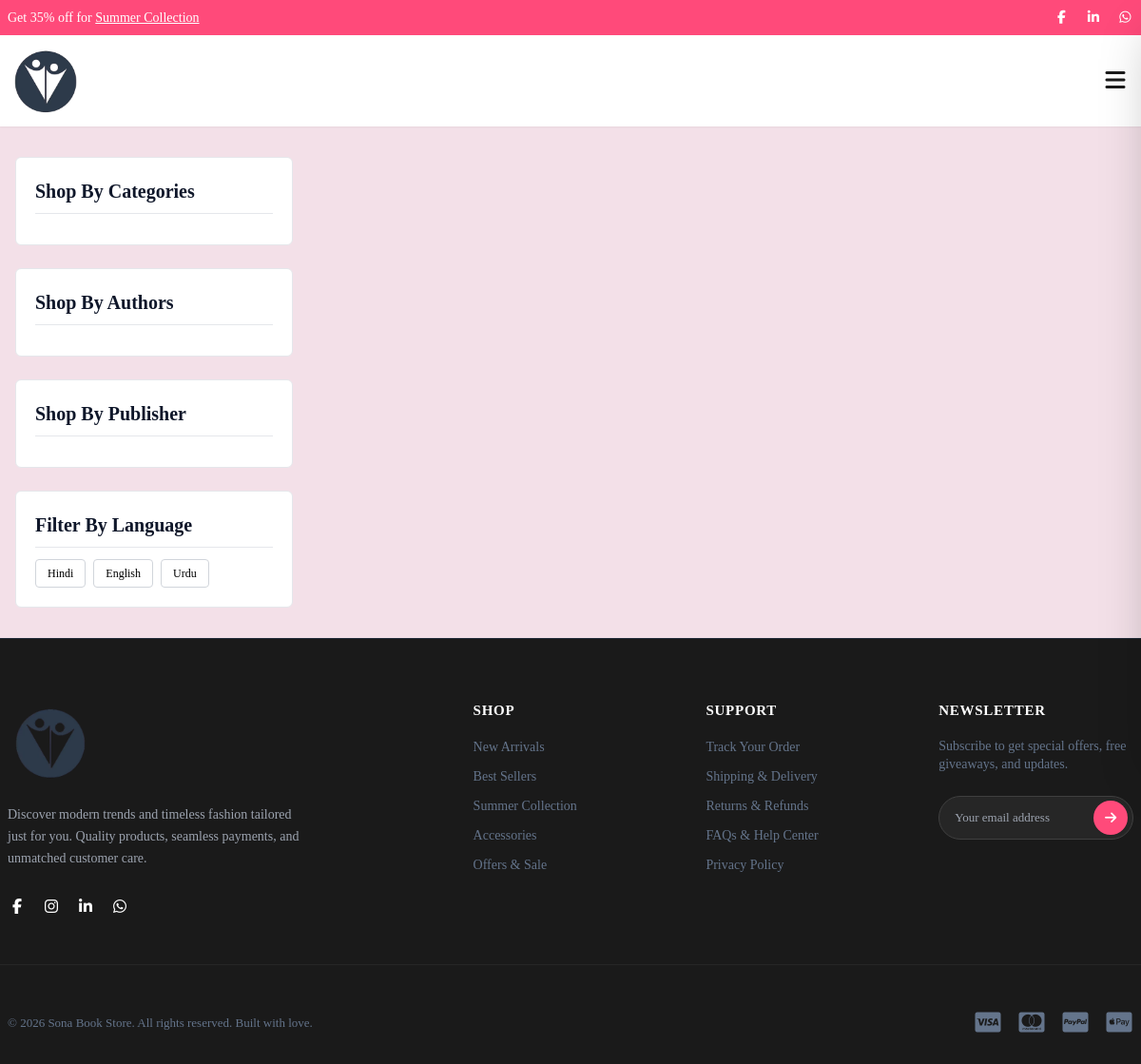
The page /product/product-listing/ on the database as committed earlier.
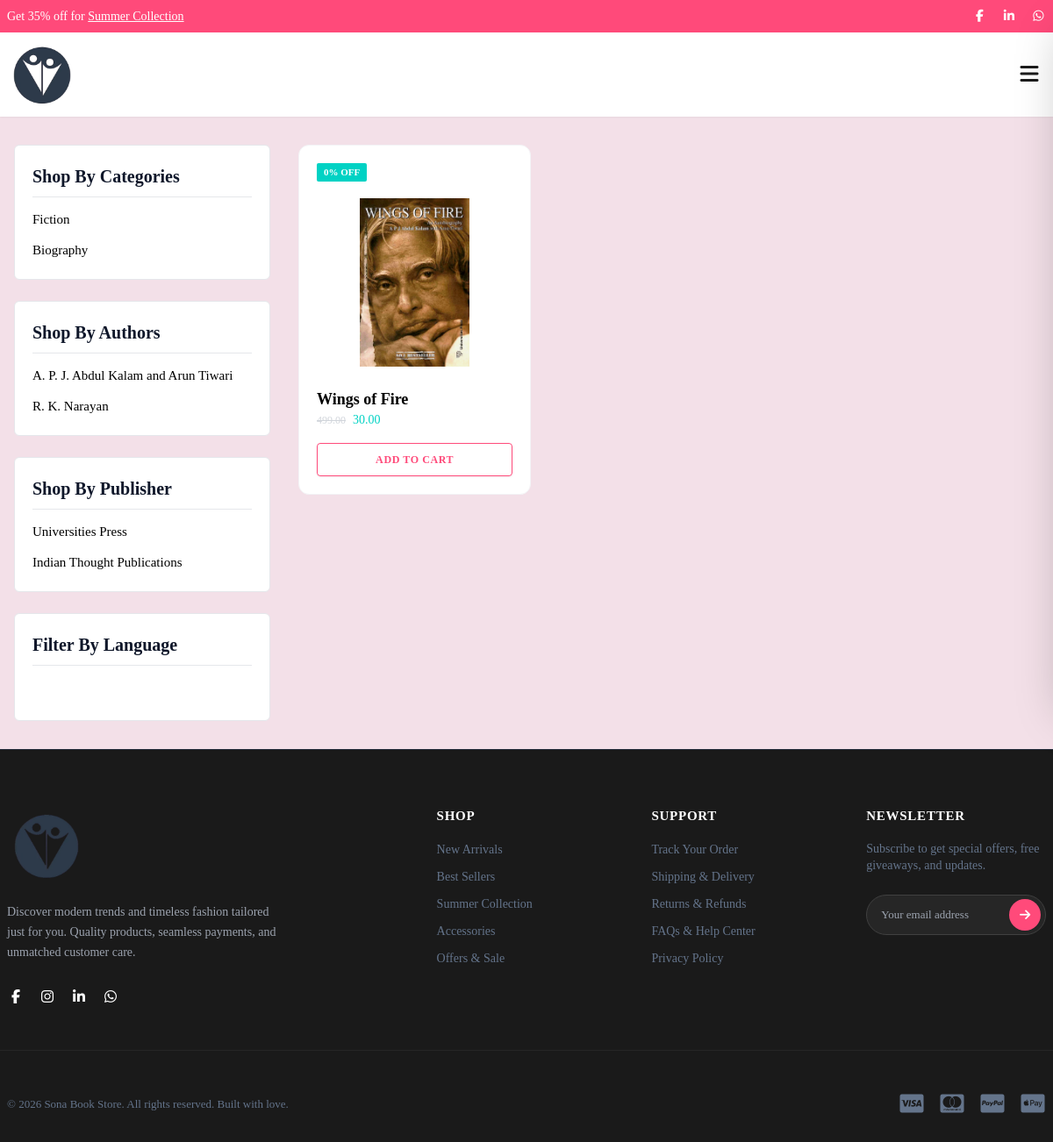
The same page on the database as committed later.
### product/models.py (models this page shows, shortened)
class Book(models.Model):
    title = models.CharField(max_length=200)
    slug = models.SlugField(max_length=120, unique=True, blank=True)
    authors = models.ManyToManyField(Author, related_name='books')
    publisher = models.ForeignKey(Publisher, on_delete=models.PROTECT, related_name='books')
    categories = models.ManyToManyField(Category, related_name='books')
    price = models.DecimalField(max_digits=10, decimal_places=2)
    discount_price = models.DecimalField(max_digits=10, decimal_places=2)
    discount_percentage = models.PositiveIntegerField(default=0)
    stock= models.CharField(max_length=50, choices=Stock.choices, default=Stock.IN_STOCK)  # will add business logic so now manually select stock
    cover_image= models.ImageField(upload_to='books_cover_image/')
    isbn = models.CharField(max_length=13, unique=True, blank=True)
    page_count = models.PositiveIntegerField()
    language = models.CharField(max_length=50, choices=Language.choices, default=Language.HINDI)
    description = models.TextField()
    publication_date = models.DateField(auto_now_add=False)
    is_active = models.BooleanField(default=True)
    created_at = models.DateTimeField(auto_now_add=True)
    updated_at = models.DateTimeField(auto_now=True)
    class Meta:
        db_table = "books"

class Category(models.Model):
    name = models.CharField(max_length=100, unique=True)
    cover_image= models.ImageField(upload_to='category_image/')
    slug = models.SlugField(max_length=120, unique=True, blank=True)
    description = models.TextField(blank=True, null=True)
    class Meta:
        db_table = "book_categories"
        verbose_name_plural = "Categories"

class Author(models.Model):
    name = models.CharField(max_length=50)
    cover_image= models.ImageField(upload_to='author_profile/')
    slug = models.SlugField(max_length=120, unique=True, blank=True)
    class Meta:
        db_table = "book_authors"

class Publisher(models.Model):
    name = models.CharField(max_length=50)
    publication_date = models.DateField()
    slug = models.SlugField(max_length=120, unique=True, blank=True)
    class Meta:
        db_table = "book_publishers"

### product/views.py (the view)
# urls.py: path('product-listing/', views.productListing, name='product-listing'),
def productListing(request):
    books = Book.objects.all()
    category = request.GET.get("category")
    author = request.GET.get("author")
    language = request.GET.get("language")
    publisher = request.GET.get("publisher")
    if category:
        books = books.filter(categories__slug=category)
    if author:
        books = books.filter(authors__slug=author)
    if publisher:
        books = books.filter(publisher__slug=publisher)
    if language:
        books = books.filter(language=language)
    books = books.distinct()
    context = {
        "books": books,
        "categories": Category.objects.all(),
        "authors": Author.objects.all(),
        "publishers": Publisher.objects.all(),
        "language_choices": Language.choices,
        "selected_category": category,
        "selected_author": author,
        "selected_publisher": publisher,
        "selected_language": language,
    }
    return render(request, "product/product-listing.html", context)

### cart/context_processors.py (called while the page is built)
def cart_items(request):
    cart_items= CartItem.objects.all()
    cart_item = CartItem.objects.first()
    if request.user.is_authenticated:
        total_quantity = (
            CartItem.objects.filter(cart__user=request.user)
            .aggregate(total=Sum("quantity"))["total"] or 0
        )
    else:
        total_quantity = 0
    print("count items : ", total_quantity)
    return {
        "cart_items": cart_items,
        "cart_item":cart_item,
        "total_quantity":total_quantity
    }

### product/context_processors.py (called while the page is built)
def book_filters(request):
    return {
        "book_categories": Category.objects.all(),
        "book_authors": Author.objects.all(),
        "book_publishers": Publisher.objects.all(),
    }

### templates/product/product-listing.html (shortened to what this page needs)
{% extends "base.html" %}
{% load static %}
{% block content %}
<main class="container-custom mx-auto px-4 py-8 flex flex-col lg:flex-row gap-8">
    <section class="stagger-wrapper flex-1 order-1 lg:order-2">
        <div class="grid grid-cols-1 sm:grid-cols-2 lg:grid-cols-3 gap-6">
            {% for book in books  %}
            <div class="stagger-item flex flex-col border rounded-xl bg-[var(--bg-card)] border-gray-100 p-5 relative group ">
                <div class="flex justify-between items-start w-full h-8 mb-2">
                    <span class="bg-[var(--mint)] text-[var(--white)] text-[11px] font-bold px-2 py-0.5 rounded-sm">{{ book.discount_percentage }}% OFF
                    </span>
                </div>
                <div class="w-full h-48 flex items-center justify-center relative mb-4">
                    <img src="{{ book.cover_image.url }}"
                        alt="Book Title"
                        class="max-h-full max-w-full object-contain transform group-hover:scale-105 transition-transform duration-300">
                </div>
                <div class="flex flex-col flex-grow pt-2">
                    <h3 class="font-bold text-[18px] hover:text-[var(--pink)] transition-colors"> <a href="{% url 'product-detail' book.slug  %}">
                        {{ book.title}} </a>
                    </h3>
                    <div class="flex items-center gap-2 mb-4">
                        <span class="text-xs line-through text-gray-300 font-medium">{{book.price}}</span>
                        <span class="text-sm text-[var(--mint)]">{{book.discount_price}}</span>
                    </div>
                    <a href="{% url 'cart:add_to_cart' book.id %}" class="w-full btn btn-primary text-center text-xs font-bold uppercase tracking-wider py-2.5 rounded transition-colors mt-auto">
                    Add To Cart
                    </a>
                </div>
            </div>
            {% endfor %}
        </div>
    </section>
    <aside class="w-full lg:w-1/4 space-y-6 shrink-0 order-2 lg:order-1 mt-8 lg:mt-0">
        {% include "product/include/side-bar.html" %}
    </aside>
</main>
{% endblock %}

### templates/base.html (shortened to what this page needs)
{% load static %}
<!DOCTYPE html>
<html lang="en">
    <head>
        <link rel="stylesheet" href="https://cdnjs.cloudflare.com/ajax/libs/font-awesome/7.0.1/css/all.min.css" />
        <link rel="stylesheet" href="https://cdn.jsdelivr.net/npm/swiper@11/swiper-bundle.min.css" />
        <link rel="stylesheet" href="https://cdnjs.cloudflare.com/ajax/libs/font-awesome/6.5.1/css/all.min.css" />
        <link rel="stylesheet" href="{% static 'css/output.css' %}">
        <link rel="stylesheet" href="{% static 'css/style.css' %}">
    </head>
    <body>
        {% block header %}  {% include "include/header.html" %}  {% endblock header %}
        {% block content %}
        {% endblock  %}
        {% block footer %}  {% include "include/footer.html" %} {% endblock footer %}
    </body>
</html>

### templates/include/header.html (shortened to what this page needs)
{% load static %}
<header class="section-full w-full">
    <div class="topbar bg-[var(--pink)] py-2 text-[13px] md:text-[14px]">
        <div class="container-custom flex justify-between items-center">
            <p class="text-[var(--white)] font-[500] text-center w-full sm:text-left sm:w-auto">
                Get 35% off for <a href="#" class="underline hover:text-white/80 transition-colors">Summer Collection</a>
            </p>
            <div class="text-[var(--white)] social-media hidden sm:flex items-center gap-4">
                <a href="#" class="hover:text-white/80 transition-colors "><i class="fa-brands fa-facebook-f"></i></a>
                <a href="#" class="hover:text-white/80 transition-colors"><i class="fa-brands fa-linkedin-in"></i></a>
                <a href="#" class="hover:text-white/80 transition-colors"><i class="fa-brands fa-whatsapp"></i></a>
            </div>
        </div>
    </div>
    <nav class="bg-[var(--white)] py-2 sticky top-0 z-50 shadow-sm">
        <menu class="container-custom flex items-center justify-between gap-4">
            <div class="zoom-in logo flex-shrink-0">
                <a href="#" class="block">
                    <img src="{% static 'img/logo/logodummy.png' %}"
                         alt="Logo"
                         class="w-[70px] md:w-[80px] h-auto object-contain">
                </a>
            </div>
            <button id="menu-toggle"
                    class="xl:hidden text-[24px] text-[#1a1a1a] p-1 focus:outline-none z-50"
                    aria-label="Toggle Menu">
                <i id="menu-icon"
                   class="fa-solid fa-bars transition-transform duration-300"></i>
            </button>
        </menu>
    </nav>
</header>

### templates/product/include/side-bar.html
<div class="bg-[var(--white)] p-5 border border-gray-200 rounded-md">
    <h3 class="text-[var(--text-heading)] text-[20px] font-bold border-b pb-2 mb-3 flex justify-between items-center">
        Shop By Categories
    </h3>
    <ul class="gsap-stagger space-y-2 text-[15px] max-h-[240px] overflow-y-auto pr-1 custom-scrollbar">
        {% for category in book_categories %}
        <li><a href="{% url 'product-listing' %}?category={{ category.slug }}" class="gsap-item text-[var(--body-text)] hover:text-[var(--pink)] transition-colors block py-0.5">{{category.name}}</a></li>
        {% endfor %}
    </ul>
</div>
<div class="bg-[var(--white)] p-5 border border-gray-200 rounded-md">
    <h3 class="text-[var(--text-heading)] text-[20px] font-bold border-b pb-2 mb-3 flex justify-between items-center"> Shop By Authors</h3>
    <ul class="gsap-stagger space-y-2 text-[15px] max-h-[240px] overflow-y-auto pr-1 custom-scrollbar">
        {% for author in book_authors %}
        <li><a href="{% url 'product-listing' %}?author={{ author.slug }}" class="gsap-item text-[var(--body-text)] hover:text-[var(--pink)] transition-colors block py-0.5">{{author.name}}</a></li>
         {% endfor %}
    </ul>
</div>
<div class="bg-[var(--white)] p-5 border border-gray-200 rounded-md">
    <h3 class="text-[var(--text-heading)] text-[20px] font-bold border-b pb-2 mb-3 flex justify-between items-center"> Shop By Publisher</h3>
    <ul class="gsap-stagger space-y-2 text-[15px] max-h-[240px] overflow-y-auto pr-1 custom-scrollbar">
        {% for publisher in book_publishers %}
        <li><a href="{% url 'product-listing' %}?publisher={{ publisher.slug }}" class="gsap-item text-[var(--body-text)] hover:text-[var(--pink)] transition-colors block py-0.5">{{publisher.name}}</a></li>
         {% endfor %}
    </ul>
</div>
<div class="bg-[var(--white)] p-5 border border-gray-200 rounded-md">
    <h3 class="text-[var(--text-heading)] text-[20px] font-bold border-b pb-2 mb-3 flex justify-between items-center">  Filter By Language</h3>
    <div class="gsap-stagger flex flex-wrap gap-2 text-xs">
        {% for value, label in language_choices %}
        <a href="?language={{ value }}" class="gsap-item border border-gray-300 px-3 py-1.5 rounded hover:border-[var(--pink)] hover:text-[var(--pink)] transition-colors">{{ label }}</a>
    {% endfor %}
    </div>
</div>

### templates/include/footer.html
{% load static %}
<footer class="bg-[#1a1a1a] pt-16 pb-8 border-t border-gray-800">
    <div class="container-custom grid grid-cols-1 md:grid-cols-2 lg:grid-cols-5 gap-10 xl:gap-12">
        <div class="lg:col-span-2 flex flex-col gap-5">
            <div class="logo">
                <a href="#">
                    <img src="{% static 'img/logo/logodummy.png' %}" alt="Footer Logo" class="w-[90px] h-auto object-contain ">
                </a>
            </div>
            <p class="text-[14px] text-gray-400 leading-relaxed max-w-[320px]">
                Discover modern trends and timeless fashion tailored just for you. Quality products, seamless payments, and unmatched customer care.
            </p>
            <div class="flex items-center gap-4 text-[16px] text-white mt-2">
                <a href="#" class="footer-social"><i class="fa-brands fa-facebook-f"></i></a>
                <a href="#" class="footer-social"><i class="fa-brands fa-instagram"></i></a>
                <a href="#" class="footer-social"><i class="fa-brands fa-linkedin-in"></i></a>
                <a href="#" class="footer-social"><i class="fa-brands fa-whatsapp"></i></a>
            </div>
        </div>
        <div class="flex flex-col gap-4">
            <h4 class="text-white text-[15px] font-[700] tracking-wider uppercase">Shop</h4>
            <ul class="flex flex-col gap-2.5 text-[14px] text-[var(--text-body)]">
                <li><a href="#" class="footer-link">New Arrivals</a></li>
                <li><a href="#" class="footer-link">Best Sellers</a></li>
                <li><a href="#" class="footer-link">Summer Collection</a></li>
                <li><a href="#" class="footer-link">Accessories</a></li>
                <li><a href="#" class="footer-link">Offers & Sale</a></li>
            </ul>
        </div>
        <div class="flex flex-col gap-4">
            <h4 class="text-white text-[15px] font-[700] tracking-wider uppercase">Support</h4>
            <ul class="flex flex-col gap-2.5 text-[14px] text-[var(--text-body)]">
                <li><a href="#" class="footer-link">Track Your Order</a></li>
                <li><a href="#" class="footer-link">Shipping & Delivery</a></li>
                <li><a href="#" class="footer-link">Returns & Refunds</a></li>
                <li><a href="#" class="footer-link">FAQs & Help Center</a></li>
                <li><a href="#" class="footer-link">Privacy Policy</a></li>
            </ul>
        </div>
        <div class="flex flex-col gap-4">
            <h4 class="text-white text-[15px] font-[700] tracking-wider uppercase">Newsletter</h4>
            <p class="text-[14px] text-[var(--text-body)] leading-snug">
                Subscribe to get special offers, free giveaways, and updates.
            </p>
            <form action="#" method="POST" class="relative w-full flex items-center mt-2">
                <input
                    type="email"
                    placeholder="Your email address"
                    class="w-full bg-neutral-800 text-white text-[13px] pl-4 pr-12 py-3 rounded-full border border-neutral-700 outline-none focus:border-[var(--pink)] transition-all duration-300"
                    required
                />
                <button type="submit" class="absolute right-1.5 top-1/2 -translate-y-1/2 w-9 h-9 flex items-center justify-center rounded-full bg-[var(--pink)] text-white text-[14px] hover:bg-opacity-90 transition-colors shadow-sm">
                    <i class="fa-solid fa-arrow-right"></i>
                </button>
            </form>
        </div>
    </div>
    <hr class="border-neutral-800 my-12 container-custom" />
    <div class="container-custom flex flex-col md:flex-row justify-between items-center gap-6">
        <p class="text-[13px] text-[var(--text-body)] text-center md:text-left">
            &copy; 2026 Sona Book Store. All rights reserved. Built with love.
        </p>
        <div class="flex items-center gap-4 text-[24px] text-[var(--text-body)]">
            <i class="fa-brands fa-cc-visa hover:text-white transition-colors" title="Visa"></i>
            <i class="fa-brands fa-cc-mastercard hover:text-white transition-colors" title="Mastercard"></i>
            <i class="fa-brands fa-cc-paypal hover:text-white transition-colors" title="Paypal"></i>
            <i class="fa-brands fa-cc-apple-pay hover:text-white transition-colors" title="Apple Pay"></i>
        </div>
    </div>
</footer>

### static/css/style.css (style rules this page uses)
:root { --bg-main: #f3e0e8; --bg-card: #ffffff; --pink: #ff4a7a; --pink-light: #fff0f3; --mint: #00d2c4; --white:#ffffff; --black:#000000; --text-heading: #0f172a; --text-body: #64748b; }
body { font-family: "GeorgiaPro", serif; background: var(--bg-main); text: var(--text-body); }

Rows that differ between the two databases and show on the page:
added Book: discount_percentage "0", cover_image (picture), title "Wings of Fire", price "499.00", discount_price "30.00"
added Category: name "Fiction"
added Category: name "Biography"
added Author: name "A. P. J. Abdul Kalam and Arun Tiwari"
added Author: name "R. K. Narayan"
added Publisher: name "Universities Press"
added Publisher: name "Indian Thought Publications"
Other text that changed with them:
list line gone: "Hindi"
list line gone: "English"
list line gone: "Urdu"
